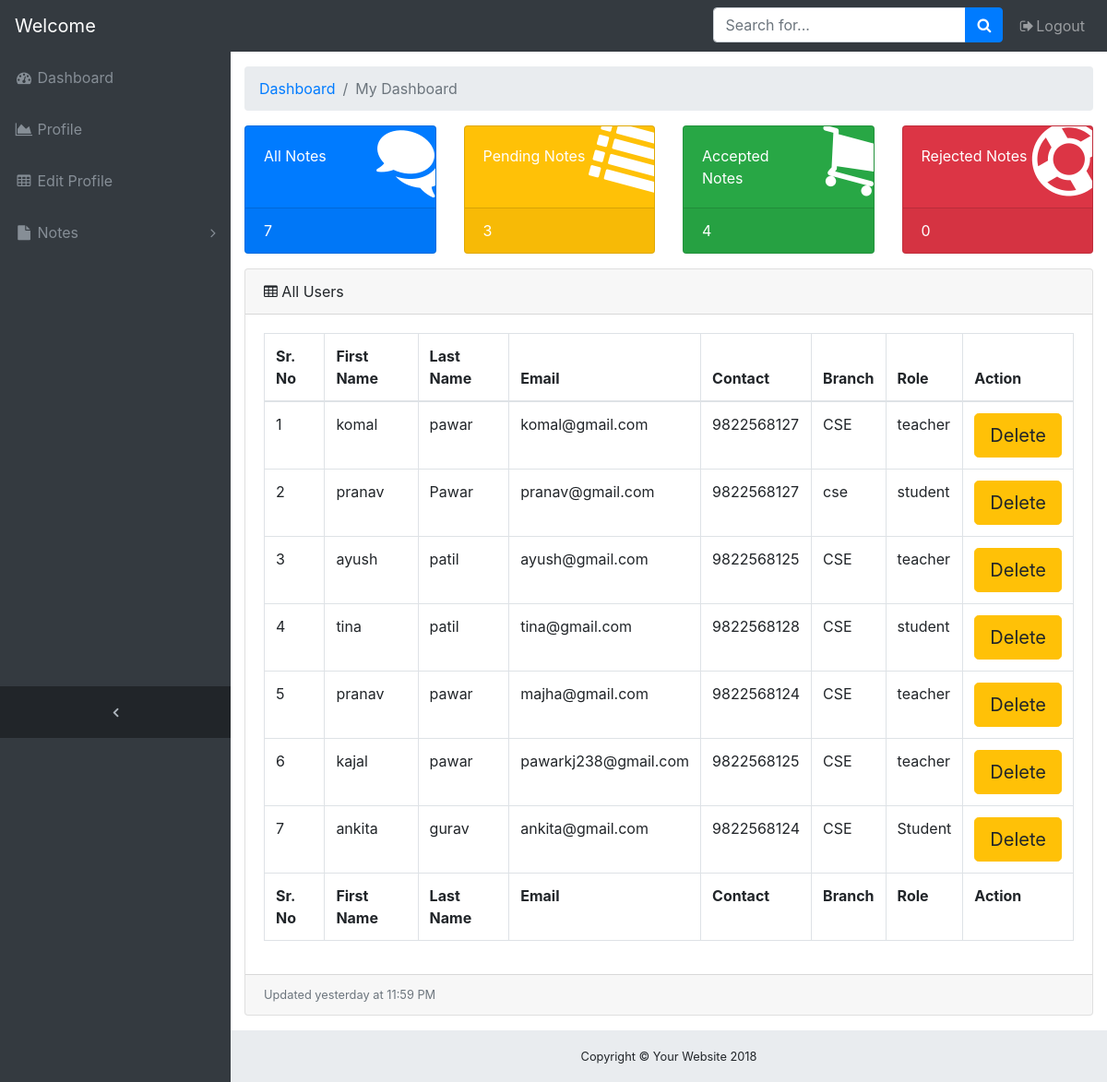
Before: /notes/admindashboard/ with the older database file.
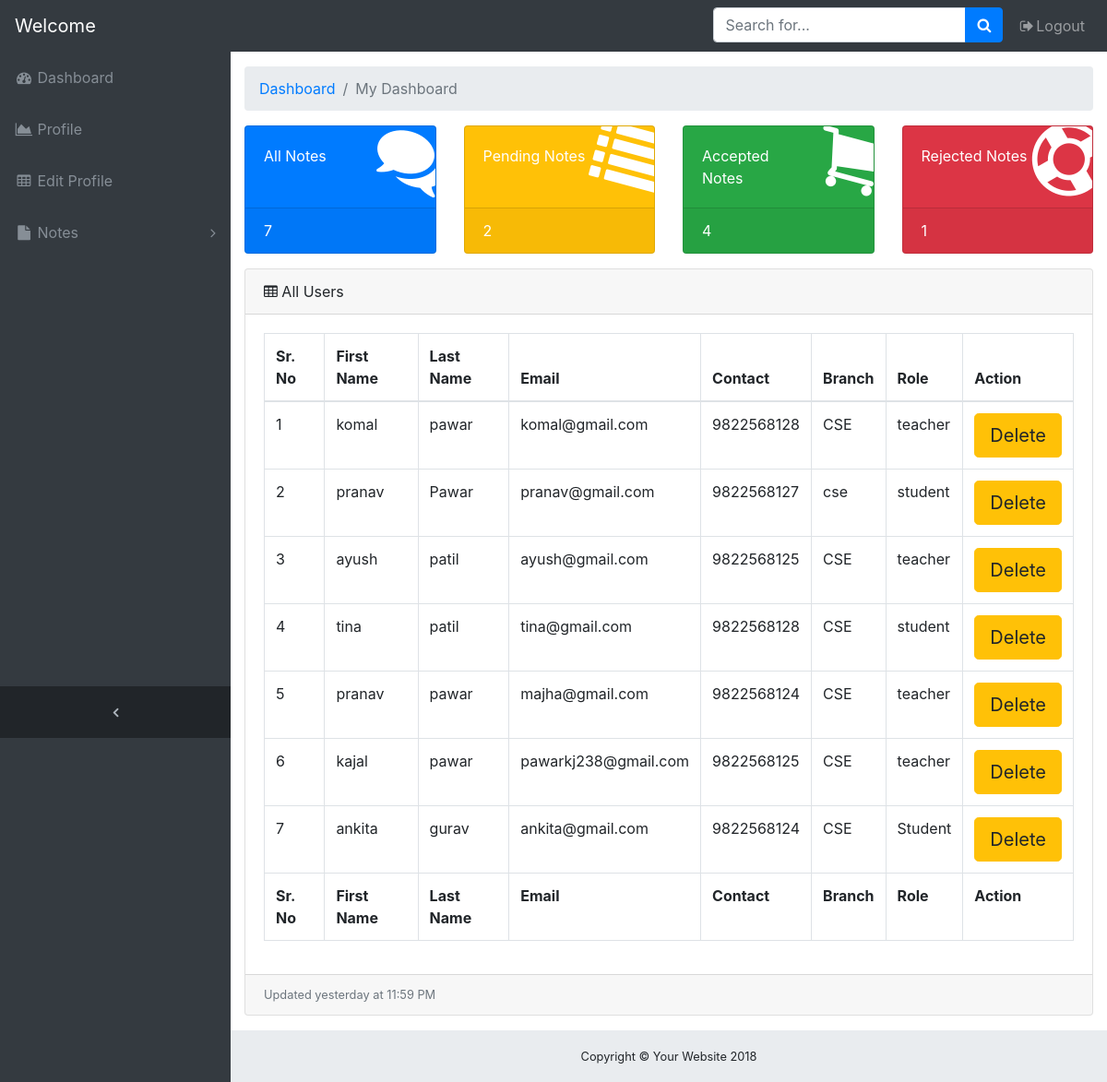
After: the same page with the newer database file.
### onlinenotes/models.py (models this page shows, shortened)
class signup(models.Model):
    user = models.ForeignKey(User,on_delete=models.CASCADE)
    contact = models.CharField(max_length=10)
    branch = models.CharField(max_length=30)
    role = models.CharField(max_length=30)

### onlinenotes/views.py (the view)
# urls.py: path('admindashboard/',views.admindashboard,name="admindashboard"),
def admindashboard(request):
    alluser = signup.objects.all()
    accept = notes.objects.filter(status='accepted').count()
    all = notes.objects.all().count()
    reject = notes.objects.filter(status='rejected').count()
    pend = notes.objects.filter(status='pending').count()
    context={'alluser':alluser,'accept':accept,'all':all,'reject':reject,'pend':pend}
    return render(request,'onlinenotes/admindashboard.html',context)

### onlinenotes/templates/onlinenotes/admindashboard.html (shortened to what the changed rows need)
<!DOCTYPE html>
{% load static %}
<html lang="en">
<head>
    <link rel="stylesheet" href="https://stackpath.bootstrapcdn.com/bootstrap/4.5.2/css/bootstrap.min.css">
    <link href="//netdna.bootstrapcdn.com/bootstrap/3.0.0/css/bootstrap-glyphicons.css" rel="stylesheet">
    <link rel="stylesheet" href="https://cdnjs.cloudflare.com/ajax/libs/font-awesome/4.7.0/css/font-awesome.min.css">
    <link rel="stylesheet" href="https://cdn.jsdelivr.net/npm/@fortawesome/fontawesome-free@5.15.3/css/fontawesome.min.css">
    <link rel="stylesheet" href="{% static 'css/admindash.css' %}">
</head>
<body class="fixed-nav sticky-footer bg-dark" id="page-top">
    <div class="content-wrapper">
      <div class="container-fluid">
        <div class="row">
          <div class="col-xl-3 col-sm-6 mb-3">
            <div class="card text-white bg-warning o-hidden h-100">
              <a class="card-footer text-white clearfix large z-1" href="{% url 'pendingnotes' %}">
                <span class="float-left">{{pend}}</span>
              </a>
            </div>
          </div>
          <div class="col-xl-3 col-sm-6 mb-3">
            <div class="card text-white bg-danger o-hidden h-100">
              <a class="card-footer text-white clearfix large z-1" href="{% url 'rejectednotes' %}">
                <span class="float-left">{{reject}}</span>
              </a>
            </div>
          </div>
        </div>
        <div class="card mb-3">
          <div class="card-body">
            <div class="table-responsive">
              <table class="table table-bordered" id="dataTable" width="100%" cellspacing="0">
                <thead>
                  <tr>
                    <th>Sr. No</th>
                    <th>First Name</th>
                    <th>Last Name</th>
                    <th>Email</th>
                    <th>Contact</th>
                    <th>Branch</th>
                    <th>Role</th>
                    <th>Action</th>
                  </tr>
                </thead>
                <tfoot>
                  <tr>
                    <th>Sr. No</th>
                    <th>First Name</th>
                    <th>Last Name</th>
                    <th>Email</th>
                    <th>Contact</th>
                    <th>Branch</th>
                    <th>Role</th>
                    <th>Action</th>
                  </tr>
                </tfoot>
                <tbody>
                  {% for i in alluser %}
                    <tr>
                      <td>{{forloop.counter}}</td>
                      <td>{{i.user.first_name}}</td>
                      <td>{{i.user.last_name}}</td>
                      <td>{{i.user.email}}</td>
                      <td>{{i.contact}}</td>
                      <td>{{i.branch}}</td>
                      <td>{{i.role}}</td>
                      <td><form method="POST"><a href="{% url 'delete' i.id %}" class="btn btn-warning btn-lg">Delete</a></form></td>
                    </tr>
                  {% endfor %}
                </tbody>
              </table>
            </div>
          </div>
        </div>
      </div>
    </div>
  </body>
</html>

Changed rows visible on the page:
changed signup "komal": contact "9822568127" → "9822568128"
Other visible differences:
{{ pend }}: "3" → "2"
{{ reject }}: "0" → "1"
